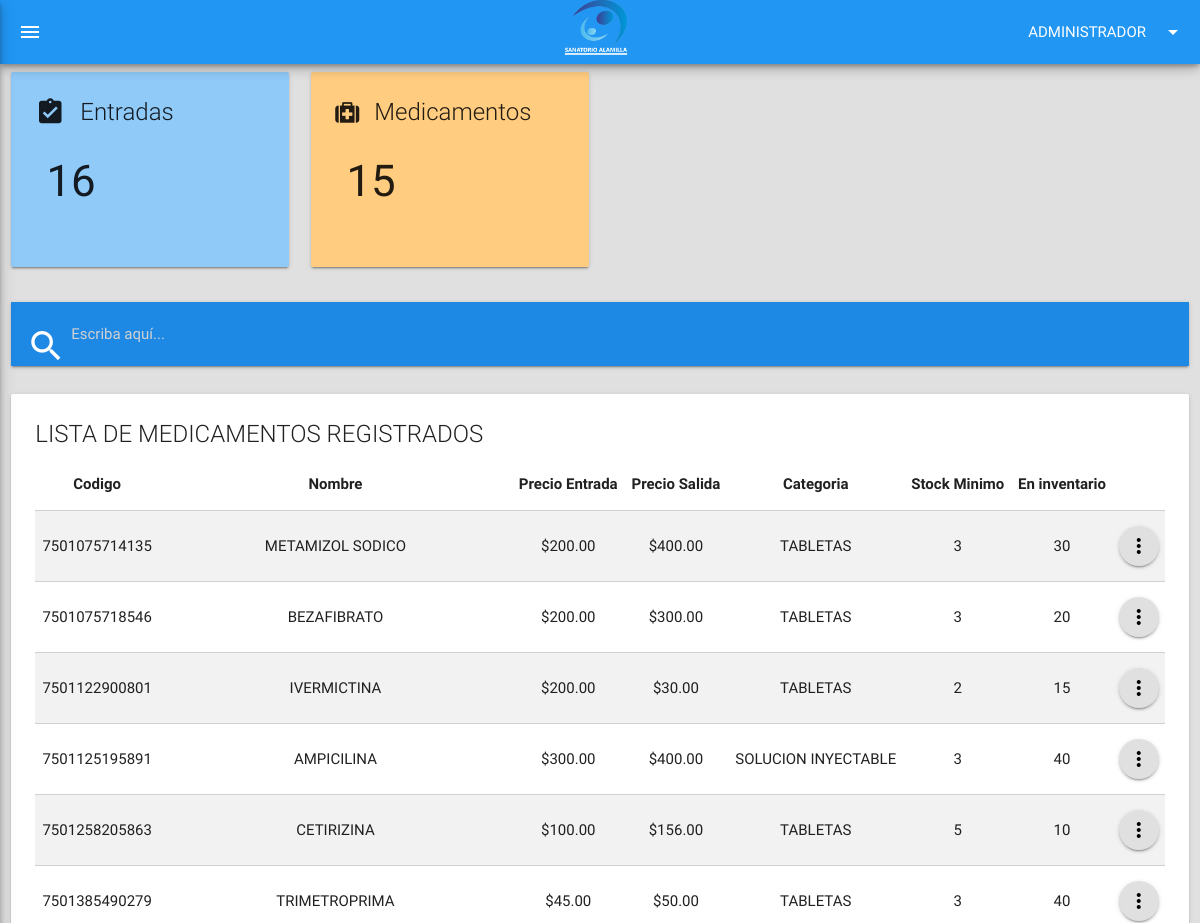
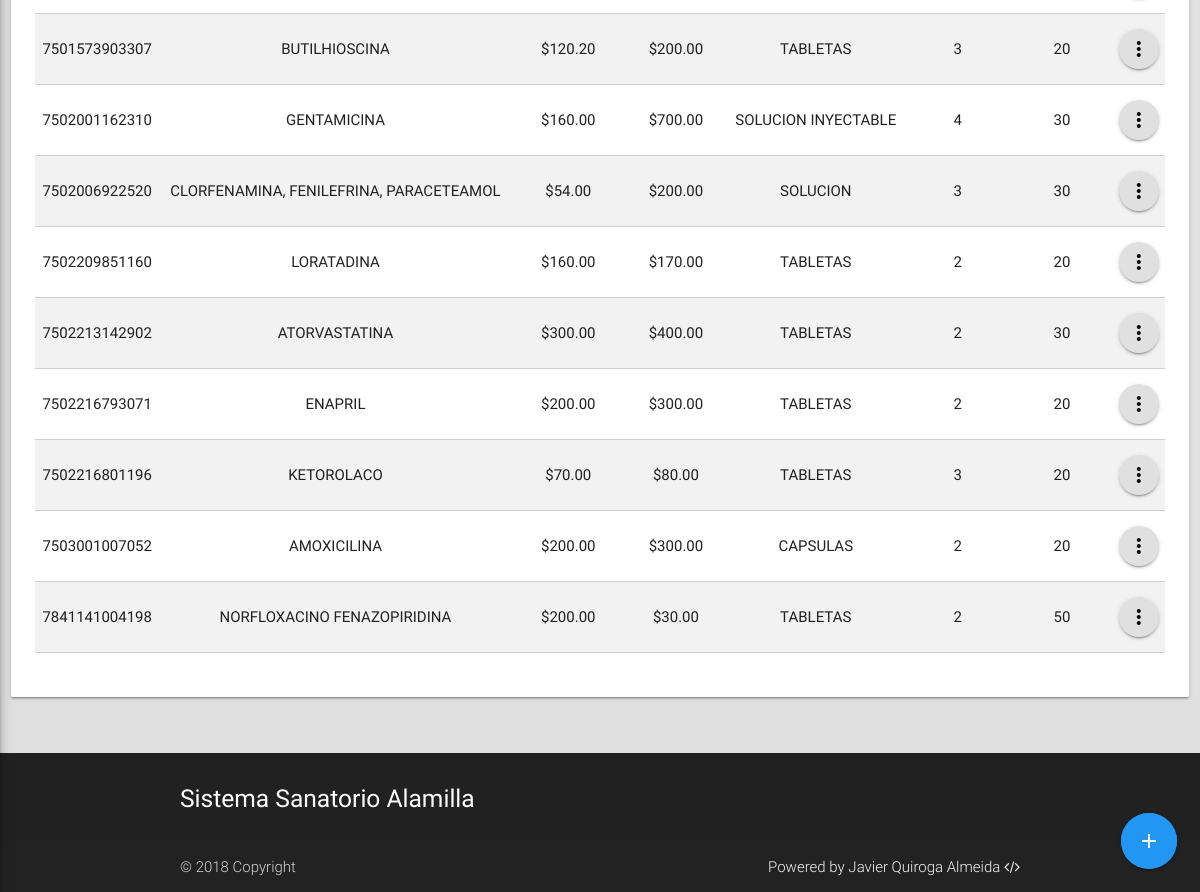
Page /alta/index.php (signed in) on the committed database (2 pictures, top to bottom).
### tables this page shows
CREATE TABLE `medicamentos` (
  `cve_medicamento` varchar(255) NOT NULL,
  `nombre_generico` varchar(255) NOT NULL,
  `nombre_comercial` varchar(255) DEFAULT NULL,
  `descripcion` varchar(255) DEFAULT NULL,
  `imagen` varchar(255) DEFAULT NULL,
  `presentacion` varchar(255) DEFAULT NULL,
  `precio_adquisitivo` decimal(15,2) NOT NULL,
  `precio_venta` decimal(15,2) NOT NULL,
  `unidades_caja` int(11) NOT NULL,
  `stock_minimo` int(11) NOT NULL,
  `fecha_alta` datetime DEFAULT CURRENT_TIMESTAMP,
  `id_proveedor` int(11) DEFAULT NULL,
  `id_categoria` int(11) DEFAULT NULL
);

CREATE TABLE `categorias_medicamentos` (
  `id` int(11) NOT NULL,
  `nombre` varchar(255) DEFAULT NULL
);

### extend/helpers.php (called while the page is built, shortened)
<?php
function mostrar_medicamentos($id = null) {
    global $con;
    $resultado = array();
    $query = "SELECT m.*, cm.nombre as 'categoria' FROM medicamentos m LEFT JOIN categorias_medicamentos cm  ON cm.id = m.id_categoria ";
    $sel = $con->query($query);
    if ($sel) {
        $resultado = $sel;
    } else {
        $resultado = array();
    }
    return $resultado;
}
function stock($cve_medicamento) {
    global $con;
    $resultado = false;
    $query = "SELECT  SUM(cantidad) AS 'stock' FROM operaciones GROUP BY id_medicamento, id_tipo_operacion ";
    $query .= "HAVING id_medicamento = '$cve_medicamento' AND id_tipo_operacion = 1;";
    $select = $con->query($query);
    if ($select) {
        $cantidad = $select->fetch_assoc();
        $resultado = $cantidad['stock'];
    }
    return $resultado;
}
function cantidad_lotes() {
    global $con;
    $resultado = array();
    $query = "SELECT COUNT(cve_lote) as lote FROM operaciones ";
    $query .= " GROUP BY id_tipo_operacion";
    $query .= " HAVING id_tipo_operacion = 1;";
    $sel = $con->query($query);
    if ($sel) {
        $fetch = $sel->fetch_assoc();
        $resultado = $fetch['lote'];
    }
    return $resultado;
}

### alta/index.php (the view, shortened to what this page needs)
<?php require_once '../extend/header.php';
    $medicamentos = mostrar_medicamentos();
    $row_num = $medicamentos->num_rows;
?>
<?php if(isset($_SESSION['nick'])): ?>
    <div class="row">
        <div class="col s12 l3 fadeInUp  animated fast delay-1s">
            <div class="card blue lighten-3 ">
                <div class="card-content">
                    <span class="card-title">Entradas<i class="material-icons small left">
                        </i></span>
                    <div class="row">
                        <div class="col s6 112">
                            <h3><?=cantidad_lotes()?></h3>
                        </div>
                    </div>
                </div>
            </div>
        </div>
        <div class="col s12 l3 fadeInUp  animated fast delay-1s">
            <div class="card orange lighten-3 ">
                <div class="card-content">
                    <span class="card-title">Medicamentos<i class="fa fa-medkit left" aria-hidden="true"></i></span>
                    <div class="row">
                        <div class="col s6 112">
                            <h3><?=$row_num?></h3>
                        </div>
                    </div>
                </div>
            </div>
        </div>
    </div>
<div class="row fadeInDown animated fast" id="buscador">
    <div class="col s12 m12 l12 xl12">
        <nav class="blue darken-1">
            <div class="nav-wrapper">
                <div class="input-field">
                    <input type="search" id="buscar" autocomplete="off" placeholder="Escriba aquí...">
                    <label for="buscar" class="label-icon"><i class="material-icons" style="font-size:40px;">search</i></label>
                    <i class="material-icons">close</i>
                </div>
            </div>
        </nav>
    </div>
</div>
<div class="row fadeInRight animated fast" id="inicio" >
    <div class="col s12 m12 l12 xl12">
        <div class="card">
            <div class="card-content">
                <?php if ($row_num != 0):?>
                <span class="card-title">LISTA DE MEDICAMENTOS REGISTRADOS</span>
                <div class="row">
                    <table class="bordered striped centered highlight responsive-table">
                        <thead>
                            <tr>
                                <th>Codigo</th>
                                <th>Nombre</th>
                                <th>Precio Entrada</th>
                                <th>Precio Salida</th>
                                <th>Categoria</th>
                                <th>Stock Minimo</th>
                                <th>En inventario</th>
                            </tr>
                        </thead>
                        <tbody>
                            <?php  while($medicamento = $medicamentos->fetch_assoc()) :?>
                            <tr id="<?=$medicamento['cve_medicamento']?>">
                                <td>
                                    <?=$medicamento['cve_medicamento']?>
                                </td>
                                <td>
                                    <?=$medicamento['nombre_generico']?>
                                </td>
                                <td>
                                    $<?=$medicamento['precio_adquisitivo']?>
                                </td>
                                <td>
                                    $<?=$medicamento['precio_venta']?>
                                </td>
                                <td>
                                    <?=$medicamento['categoria']?>
                                </td>
                                <td>
                                    <?=$medicamento['stock_minimo']?>
                                </td>
                                <td>
                                    <?=stock($medicamento['cve_medicamento'])?>
                                </td>
                                <td>
                                    <a href="#" class="btn-floating grey lighten-2 dropdown-button" href='#'
                                        data-activates='options<?=$medicamento['cve_medicamento']?>'>
                                        <i class="material-icons black-text">more_vert</i>
                                    </a>
                                </td>
                            </tr>
                            <?php  endwhile;?>
                        </tbody>
                    </table>
                </div>
                <?php else :?>
                <h5>No hay medicamentos registrados <a href="agregar_productos.php">click aquí</a> para registrar uno nuevo</h5>
                <?php endif;?>
            </div>
        </div>
    </div>
</div>
<?php include_once '../extend/opciones.php'; ?>
<?php include '../extend/scripts.php'; ?>
<?php include_once '../extend/footer.php'; ?>
</body>
</html>
<?php else: header("Location:../");?>
<?php endif; ?>

### extend/header.php (shortened to what this page needs)
<?php
require_once '../conexion/conexion.php';
require_once 'helpers.php';
?>
<!DOCTYPE html>
<html lang="es">
    <head>
        <link rel="stylesheet" href="../css/materialize.css">
        <link rel="stylesheet" href="../css/icon.css" type ="text/css" >
        <link rel="stylesheet" href="../css/font-awesome.min.css">
        <link rel="stylesheet" href="../css/jquery-confirm.css" type="text/css">
        <link rel="stylesheet" href="../css/animation.css">
        <link rel="stylesheet" href="../css/print.min.css"/>
        <link rel="stylesheet" href="../css/style.css">
    </head>
    <body class="grey lighten-2">
        <main>
            <div class="navbar-fixed">
                <nav class="z-depth-3 blue">
                    <div class="nav-wrapper">
                        <a href="./" class="brand-logo center"> <img height="55" src="../img/logo1.png" alt="Logo alamilla"></a>
                        <ul class="right  show-on-large show-on-small show-on-medium-and-down">
                            <li><a class="dropdown-button" href="#!" data-activates="configuracion" data-beloworigin="true"><?=$_SESSION['nivel']; ?><i class="material-icons right">arrow_drop_down</i></a></li>
                        </ul>
                        <a href="#" class="button-collapse white-text show-on-large show-on-small" data-activates="menu" ><i class="material-icons">menu</i></a>
                    </div>
                </nav>
            </div>

### extend/opciones.php (shortened to what this page needs)
<div class="row ">
    <div class="col s12 l12">
        <div class="fixed-action-btn vertical zoomIn animated delay-1s">
            <a class="btn-floating pulse btn-large blue">
                <i class="material-icons">add</i>
            </a>
        </div>
    </div>
</div>

### extend/scripts.php (shortened to what this page needs)
</main>

### extend/footer.php
<footer class="page-footer grey darken-4">
          <div class="container">
            <div class="row">
              <div class="col l6 s12">
                <h5 class="white-text">Sistema Sanatorio Alamilla</h5>
              </div>
            </div>
          </div>
          <div class="footer-copyright">
            <div class="container">
            © 2018 Copyright
            <a class="grey-text text-lighten-4 right" href="#!">Powered by Javier Quiroga Almeida <i class="fa fa-code" aria-hidden="true"></i></a>
            </div>
          </div>
 </footer>

### css/animation.css (style rules this page uses)
.pulse { -webkit-animation-name: pulse; animation-name: pulse; }
.fadeInDown { -webkit-animation-name: fadeInDown; animation-name: fadeInDown; }
.fadeInRight { -webkit-animation-name: fadeInRight; animation-name: fadeInRight; }
.fadeInUp { -webkit-animation-name: fadeInUp; animation-name: fadeInUp; }
.zoomIn { -webkit-animation-name: zoomIn; animation-name: zoomIn; }
.animated { -webkit-animation-duration: 1s; animation-duration: 1s; -webkit-animation-fill-mode: both; animation-fill-mode: both; }
.animated.delay-1s { -webkit-animation-delay: 1s; animation-delay: 1s; }
.animated.fast { -webkit-animation-duration: 800ms; animation-duration: 800ms; }

### css/style.css (style rules this page uses)
body { display: flex; min-height: 100vh; flex-direction: column; }
main { flex: 1 0 auto; }

### rows in the picture
medicamentos: cve_medicamento "7501075714135", nombre_generico "METAMIZOL SODICO", precio_adquisitivo "200.00", precio_venta "400.00", id_categoria.nombre "TABLETAS", stock_minimo "3", cve_medicamento "30"
medicamentos: cve_medicamento "7501075718546", nombre_generico "BEZAFIBRATO", precio_adquisitivo "200.00", precio_venta "300.00", id_categoria.nombre "TABLETAS", stock_minimo "3", cve_medicamento "20"
medicamentos: cve_medicamento "7501122900801", nombre_generico "IVERMICTINA", precio_adquisitivo "200.00", precio_venta "30.00", id_categoria.nombre "TABLETAS", stock_minimo "2", cve_medicamento "15"
medicamentos: cve_medicamento "7501125195891", nombre_generico "AMPICILINA", precio_adquisitivo "300.00", precio_venta "400.00", id_categoria.nombre "SOLUCION INYECTABLE", stock_minimo "3", cve_medicamento "40"
medicamentos: cve_medicamento "7501258205863", nombre_generico "CETIRIZINA", precio_adquisitivo "100.00", precio_venta "156.00", id_categoria.nombre "TABLETAS", stock_minimo "5", cve_medicamento "10"
medicamentos: cve_medicamento "7501385490279", nombre_generico "TRIMETROPRIMA", precio_adquisitivo "45.00", precio_venta "50.00", id_categoria.nombre "TABLETAS", stock_minimo "3", cve_medicamento "40"
medicamentos: cve_medicamento "7501573903307", nombre_generico "BUTILHIOSCINA", precio_adquisitivo "120.20", precio_venta "200.00", id_categoria.nombre "TABLETAS", stock_minimo "3", cve_medicamento "20"
medicamentos: cve_medicamento "7502001162310", nombre_generico "GENTAMICINA", precio_adquisitivo "160.00", precio_venta "700.00", id_categoria.nombre "SOLUCION INYECTABLE", stock_minimo "4", cve_medicamento "30"
medicamentos: cve_medicamento "7502006922520", nombre_generico "CLORFENAMINA, FENILEFRINA, PARACETEAMOL", precio_adquisitivo "54.00", precio_venta "200.00", id_categoria.nombre "SOLUCION", stock_minimo "3", cve_medicamento "30"
medicamentos: cve_medicamento "7502209851160", nombre_generico "LORATADINA", precio_adquisitivo "160.00", precio_venta "170.00", id_categoria.nombre "TABLETAS", stock_minimo "2", cve_medicamento "20"
medicamentos: cve_medicamento "7502213142902", nombre_generico "ATORVASTATINA", precio_adquisitivo "300.00", precio_venta "400.00", id_categoria.nombre "TABLETAS", stock_minimo "2", cve_medicamento "30"
medicamentos: cve_medicamento "7502216793071", nombre_generico "ENAPRIL", precio_adquisitivo "200.00", precio_venta "300.00", id_categoria.nombre "TABLETAS", stock_minimo "2", cve_medicamento "20"
medicamentos: cve_medicamento "7502216801196", nombre_generico "KETOROLACO", precio_adquisitivo "70.00", precio_venta "80.00", id_categoria.nombre "TABLETAS", stock_minimo "3", cve_medicamento "20"
medicamentos: cve_medicamento "7503001007052", nombre_generico "AMOXICILINA", precio_adquisitivo "200.00", precio_venta "300.00", id_categoria.nombre "CAPSULAS", stock_minimo "2", cve_medicamento "20"
medicamentos: cve_medicamento "7841141004198", nombre_generico "NORFLOXACINO FENAZOPIRIDINA", precio_adquisitivo "200.00", precio_venta "30.00", id_categoria.nombre "TABLETAS", stock_minimo "2", cve_medicamento "50"

### other values in the picture
$_SESSION['nivel'] "ADMINISTRADOR"
cantidad_lotes() "16"
$row_num "15"
